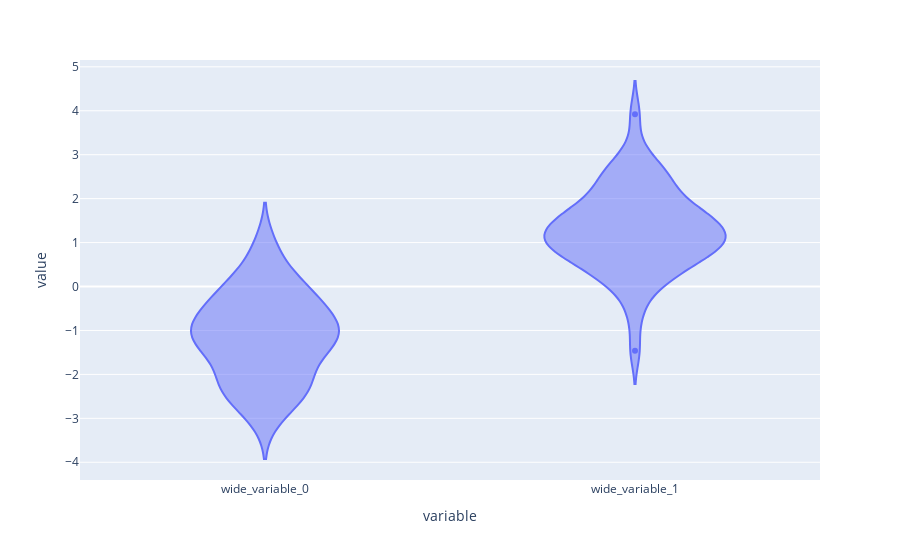

The code cell stored with this chart in its notebook:
### Code cell
fig = px.violin(y=[y0, y1])
fig.show()

### Figure 1 — Plotly figure (JSON) as saved in the notebook; plotly's stock layout.template omitted (floating-point values rounded to 4 significant figures)
{"data": [{"alignmentgroup": "True", "box": {"visible": false}, "hovertemplate": "variable=%{x}<br>value=%{y}<extra></extra>", "legendgroup": "", "marker": {"color": "#636efa"}, "name": "", "offsetgroup": "", "orientation": "v", "scalegroup": "True", "showlegend": false, "type": "violin", "x": ["wide_variable_0", "wide_variable_0", "wide_variable_0", "wide_variable_0", "wide_variable_0", "wide_variable_0", "wide_variable_0", "wide_variable_0", "wide_variable_0", "wide_variable_0", "wide_variable_0", "wide_variable_0", "wide_variable_0", "wide_variable_0", "wide_variable_0", "wide_variable_0", "wide_variable_0", "wide_variable_0", "wide_variable_0", "wide_variable_0", "wide_variable_0", "wide_variable_0", "wide_variable_0", "wide_variable_0", "wide_variable_0", "wide_variable_0", "wide_variable_0", "wide_variable_0", "wide_variable_0", "wide_variable_0", "wide_variable_0", "wide_variable_0", "wide_variable_0", "wide_variable_0", "wide_variable_0", "wide_variable_0", "wide_variable_0", "wide_variable_0", "wide_variable_0", "wide_variable_0", "wide_variable_0", "wide_variable_0", "wide_variable_0", "wide_variable_0", "wide_variable_0", "wide_variable_0", "wide_variable_0", "wide_variable_0", "wide_variable_0", "wide_variable_0", "wide_variable_1", "wide_variable_1", "wide_variable_1", "wide_variable_1", "wide_variable_1", "wide_variable_1", "wide_variable_1", "wide_variable_1", "wide_variable_1", "wide_variable_1", "wide_variable_1", "wide_variable_1", "wide_variable_1", "wide_variable_1", "wide_variable_1", "wide_variable_1", "wide_variable_1", "wide_variable_1", "wide_variable_1", "wide_variable_1", "wide_variable_1", "wide_variable_1", "wide_variable_1", "wide_variable_1", "wide_variable_1", "wide_variable_1", "wide_variable_1", "wide_variable_1", "wide_variable_1", "wide_variable_1", "wide_variable_1", "wide_variable_1", "wide_variable_1", "wide_variable_1", "wide_variable_1", "wide_variable_1", "wide_variable_1", "wide_variable_1", "wide_variable_1", "wide_variable_1", "wide_variable_1", "wide_variable_1", "wide_variable_1", "wide_variable_1", "wide_variable_1", "wide_variable_1", "wide_variable_1", "wide_variable_1", "wide_variable_1", "wide_variable_1"], "x0": " ", "xaxis": "x", "y": [-2.101, -0.826, -1.3, -0.87, -1.526, -0.6163, 0.961, -0.07717, -0.0841, -1.329, -1.263, -1.559, -0.934, -0.7861, 0.5392, -2.198, -2.388, -2.319, -2.981, -2.395, 0.177, -1.392, 0.06162, -0.4807, 0.0436, -0.3805, -1.276, -1.135, -0.933, 0.03866, -0.6514, -2.689, -0.4815, -1.665, -2.485, -0.3708, -1.284, -1.522, -1.025, -0.1643, -1.231, -2.148, -2.115, -2.321, 0.8935, -2.24, -1.05, -0.7512, -2.935, -0.9137, 0.555, 0.05094, 0.3935, 1.909, 1.115, 0.7958, 1.794, 1.853, 0.7423, 3.922, 0.3863, 1.503, 1.402, -0.6668, 0.9362, 2.563, 1.069, 1.029, 1.456, 1.021, 2.385, 0.4387, 1.699, 1.106, 1.384, 2.13, 1.05, 1.473, 1.506, 2.659, -0.2241, 0.5379, 2.833, -1.461, 0.7268, 0.1576, 2.177, 3.104, 1.101, 0.9587, 0.2582, 0.9993, 2.359, 1.71, 1.767, 1.516, 0.994, 1.437, 2.511, 0.9711], "y0": " ", "yaxis": "y"}], "layout": {"legend": {"tracegroupgap": 0}, "margin": {"t": 60}, "violinmode": "group", "xaxis": {"anchor": "y", "domain": [0, 1], "title": {"text": "variable"}}, "yaxis": {"anchor": "x", "domain": [0, 1], "title": {"text": "value"}}}}
